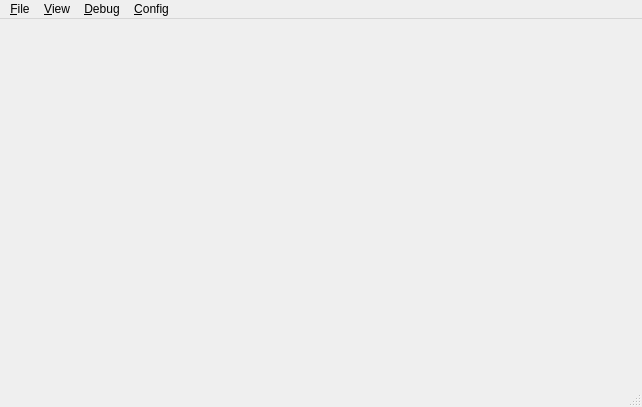
<?xml version="1.0" encoding="UTF-8"?>
<ui version="4.0">
 <class>MainWindow</class>
 <widget class="QMainWindow" name="MainWindow">
  <property name="geometry">
   <rect>
    <x>0</x>
    <y>0</y>
    <width>642</width>
    <height>407</height>
   </rect>
  </property>
  <property name="windowTitle">
   <string>MainWindow</string>
  </property>
  <widget class="QWidget" name="centralwidget">
   <property name="enabled">
    <bool>true</bool>
   </property>
   <layout class="QVBoxLayout" name="verticalLayout">
    <item>
     <widget class="ToolWindowManager" name="toolWindowManager" native="true"/>
    </item>
   </layout>
  </widget>
  <widget class="QMenuBar" name="menubar">
   <property name="geometry">
    <rect>
     <x>0</x>
     <y>0</y>
     <width>642</width>
     <height>20</height>
    </rect>
   </property>
   <widget class="QMenu" name="menuFile">
    <property name="title">
     <string>&amp;File</string>
    </property>
    <widget class="QMenu" name="menuRecentExecutables">
     <property name="title">
      <string>Recent Executables</string>
     </property>
    </widget>
    <addaction name="debug_executable"/>
    <addaction name="actionOpen"/>
    <addaction name="actionReloadCurrentFile"/>
    <addaction name="separator"/>
    <addaction name="menuRecentExecutables"/>
   </widget>
   <widget class="QMenu" name="menuDebug">
    <property name="title">
     <string>&amp;Debug</string>
    </property>
    <widget class="QMenu" name="menuViews">
     <property name="title">
      <string>Views</string>
     </property>
     <addaction name="actionMemoryView"/>
     <addaction name="actionRegisterView"/>
    </widget>
    <addaction name="menuViews"/>
    <addaction name="actionBreak"/>
    <addaction name="actionStart"/>
    <addaction name="actionStop"/>
    <addaction name="actionStep_In"/>
    <addaction name="actionStep_Over"/>
    <addaction name="actionToggleBreakpoint"/>
   </widget>
   <widget class="QMenu" name="menuConfig">
    <property name="title">
     <string>&amp;Config</string>
    </property>
    <addaction name="actionPreferences"/>
    <addaction name="actionAmiga_UAE"/>
   </widget>
   <widget class="QMenu" name="menuView">
    <property name="title">
     <string>&amp;View</string>
    </property>
    <addaction name="actionToggleSourceAsm"/>
   </widget>
   <addaction name="menuFile"/>
   <addaction name="menuView"/>
   <addaction name="menuDebug"/>
   <addaction name="menuConfig"/>
  </widget>
  <widget class="QStatusBar" name="statusbar"/>
  <action name="actionStart">
   <property name="text">
    <string>Start</string>
   </property>
   <property name="shortcut">
    <string>F5</string>
   </property>
  </action>
  <action name="actionStop">
   <property name="text">
    <string>Stop</string>
   </property>
   <property name="shortcut">
    <string>Shift+F5</string>
   </property>
  </action>
  <action name="actionStep_In">
   <property name="text">
    <string>Step In</string>
   </property>
   <property name="shortcut">
    <string>F11</string>
   </property>
  </action>
  <action name="actionStep_Over">
   <property name="text">
    <string>Step Over</string>
   </property>
   <property name="shortcut">
    <string>F10</string>
   </property>
  </action>
  <action name="actionToggleBreakpoint">
   <property name="text">
    <string>Toggle Breakpoint</string>
   </property>
   <property name="shortcut">
    <string>F9</string>
   </property>
  </action>
  <action name="actionOpen">
   <property name="text">
    <string>Open Source File...</string>
   </property>
   <property name="shortcut">
    <string>Ctrl+O</string>
   </property>
  </action>
  <action name="actionAmiga_UAE">
   <property name="text">
    <string>Amiga UAE...</string>
   </property>
  </action>
  <action name="debug_executable">
   <property name="text">
    <string>Debug Executable..</string>
   </property>
   <property name="shortcut">
    <string>Ctrl+A</string>
   </property>
  </action>
  <action name="actionBreak">
   <property name="text">
    <string>Break / Continue</string>
   </property>
   <property name="shortcut">
    <string>F4</string>
   </property>
  </action>
  <action name="actionToggleSourceAsm">
   <property name="text">
    <string>Toggle Source / Disassembly</string>
   </property>
   <property name="shortcut">
    <string>Space</string>
   </property>
  </action>
  <action name="actionReloadCurrentFile">
   <property name="text">
    <string>Reload current file</string>
   </property>
   <property name="shortcut">
    <string>Ctrl+R</string>
   </property>
  </action>
  <action name="actionRecent_files">
   <property name="text">
    <string>Recent files</string>
   </property>
  </action>
  <action name="actionMemoryView">
   <property name="text">
    <string>Memory View</string>
   </property>
  </action>
  <action name="actionRegisterView">
   <property name="text">
    <string>Register View</string>
   </property>
  </action>
  <action name="actionPreferences">
   <property name="text">
    <string>Preferences..</string>
   </property>
  </action>
 </widget>
 <customwidgets>
  <customwidget>
   <class>ToolWindowManager</class>
   <extends>QWidget</extends>
   <header>ToolWindowManager.h</header>
   <container>1</container>
  </customwidget>
 </customwidgets>
 <resources/>
 <connections/>
</ui>
